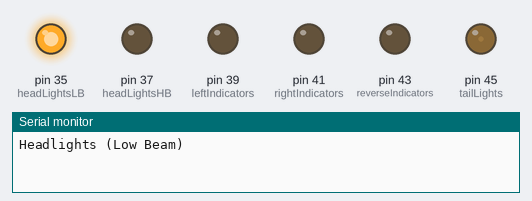
Recording of a sketch running on a simulated Arduino Mega 2560, built with avr-gcc and run on an emulated ATmega2560. Parts: output pins drawn as LEDs (lit = HIGH), the last lines printed to the serial monitor.

Above: at 0.1 s.
At 5.1 s:
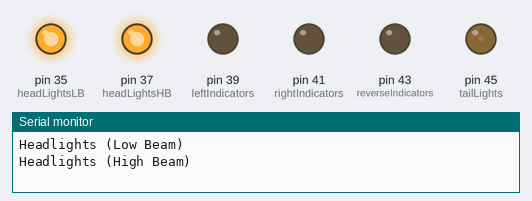
At 10.1 s:
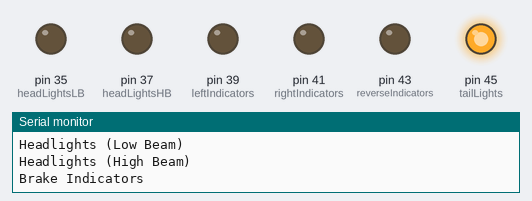
At 15.1 s:
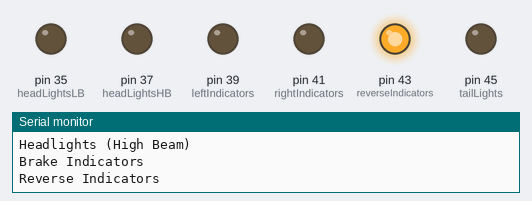
At 25.1 s:
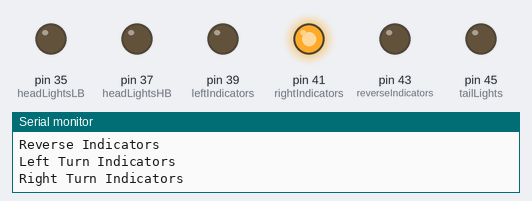
At 34.6 s:
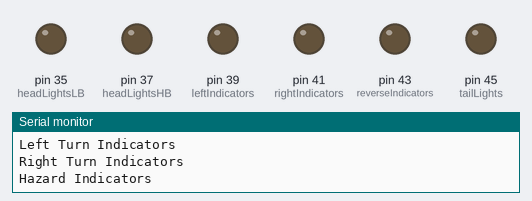
Timing chart, 0 to 36.5 s (numbered marks = the images above):
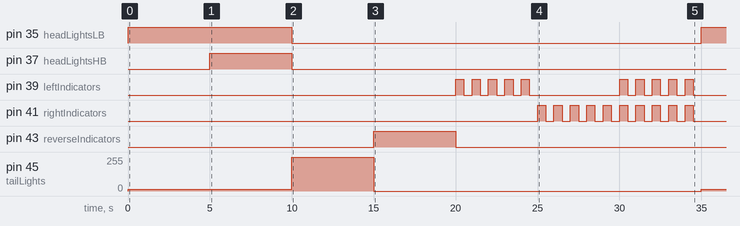

Measured:
- by itself, pin 35 (headLightsLB): LOW → HIGH at 0.00 s, → LOW 10.0 s later, → HIGH 25.0 s later
- by itself, pin 37 (headLightsHB): LOW → HIGH at 5.0 s, → LOW 5.0 s later
- by itself, pin 39 (leftIndicators): goes 4 × (HIGH 0.50 s, LOW 0.50 s), HIGH 0.50 s, LOW 5.5 s, 4 × (HIGH 0.50 s, LOW 0.50 s), HIGH 0.50 s, then LOW
- by itself, pin 43 (reverseIndicators): LOW → HIGH at 15.0 s, → LOW 5.0 s later
- by itself, pin 45 (tailLights): 0/255 → 15/255 at 0.00 s, → 255/255 10.0 s later, → 0/255 5.0 s later, → 15/255 20.0 s later
- by itself, pin 41 (rightIndicators): LOW → HIGH at 25.0 s, → LOW 0.50 s later, → HIGH 0.50 s later, → LOW 0.50 s later, … (20 changes in this stretch)

The sketch:

LightSequence.ino
```cpp
int tailLights = 45;
int headLightsLB = 35;
int headLightsHB = 37;
int reverseIndicators = 43;
int leftIndicators = 39;
int rightIndicators = 41;

void setup()
{
  Serial.begin(115200); // Initialize the serial port
  lightsInit(); // Initialize the vehicle lights
}

void loop()
{
  Serial.println("Headlights (Low Beam)");
  digitalWrite(headLightsLB, 1);
  analogWrite(tailLights, 15);
  delay(5000);
  digitalWrite(headLightsLB, 0);
  analogWrite(tailLights, 0);

  Serial.println("Headlights (High Beam)");
  digitalWrite(headLightsLB, 1);
  digitalWrite(headLightsHB, 1);
  analogWrite(tailLights, 15);
  delay(5000);
  digitalWrite(headLightsLB, 0);
  digitalWrite(headLightsHB, 0);
  analogWrite(tailLights, 0);

  Serial.println("Brake Indicators");
  analogWrite(tailLights, 255);
  delay(5000);
  analogWrite(tailLights, 0);

  Serial.println("Reverse Indicators");
  digitalWrite(reverseIndicators, 1);
  delay(5000);
  digitalWrite(reverseIndicators, 0);

  // Left Indicators
  Serial.println("Left Turn Indicators");
  for(int i=4; i>=0; i--)
  {
    digitalWrite(leftIndicators, 1);
    delay(500);
    digitalWrite(leftIndicators, 0);
    delay(500);
  }

  Serial.println("Right Turn Indicators");
  for(int j=4; j>=0; j--)
  {
    digitalWrite(rightIndicators, 1);
    delay(500);
    digitalWrite(rightIndicators, 0);
    delay(500);
  }

  Serial.println("Hazard Indicators");
  for(int k=4; k>=0; k--)
  {
    digitalWrite(leftIndicators, 1);
    digitalWrite(rightIndicators, 1);
    delay(500);
    digitalWrite(leftIndicators, 0);
    digitalWrite(rightIndicators, 0);
    delay(500);
  }
}

void lightsInit()
{
  pinMode(tailLights, OUTPUT);
  pinMode(headLightsLB, OUTPUT);
  pinMode(headLightsHB, OUTPUT);
  pinMode(reverseIndicators, OUTPUT);
  pinMode(leftIndicators, OUTPUT);
  pinMode(rightIndicators, OUTPUT);
}
```
